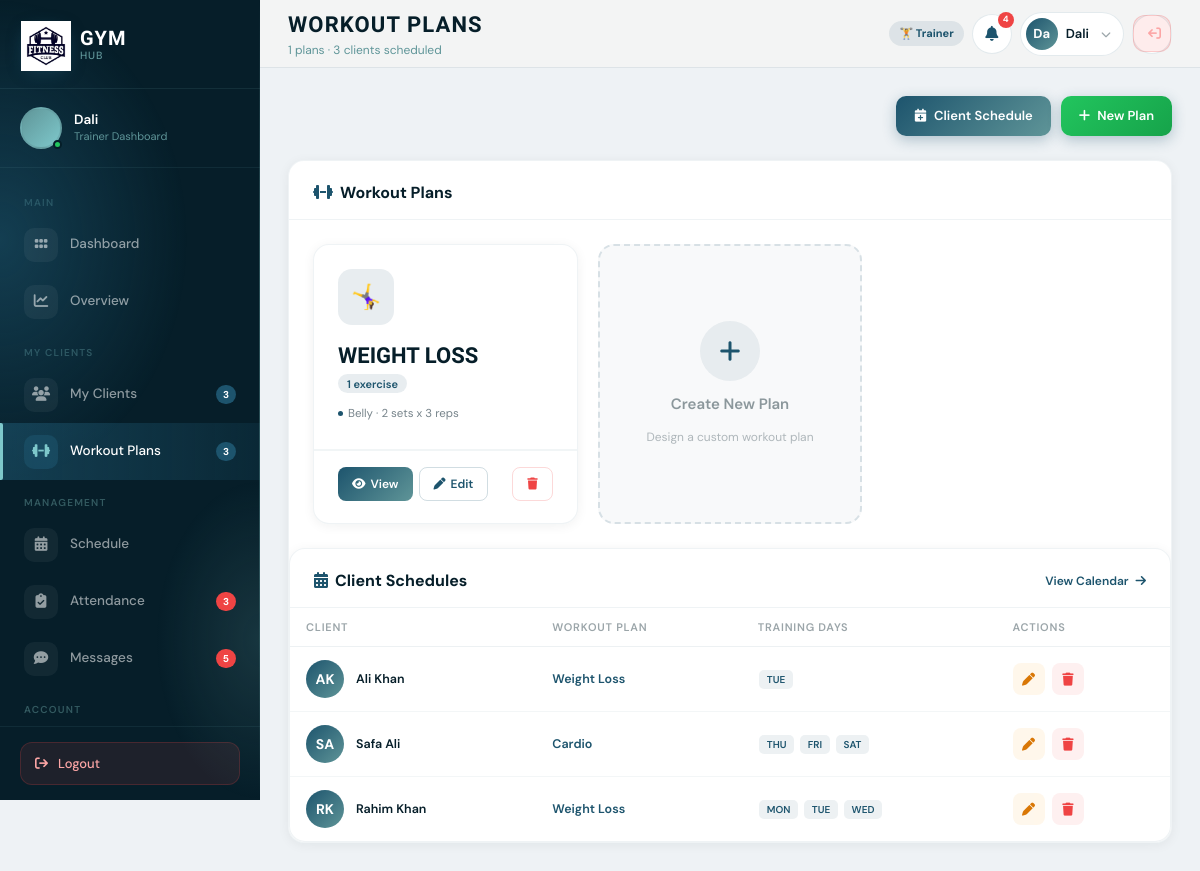
The app's page /workout-plan.php (signed in) with its own data.
### tables this page shows
CREATE TABLE `workout_plans` (
  `id` int NOT NULL,
  `plan_name` varchar(150) NOT NULL,
  `trainer_id` int DEFAULT NULL
);

CREATE TABLE `workouts` (
  `id` int NOT NULL,
  `plan_id` int NOT NULL,
  `workout_name` varchar(150) NOT NULL,
  `sets` int NOT NULL DEFAULT '3',
  `set_counter` int NOT NULL DEFAULT '0'
);

CREATE TABLE `client_schedules` (
  `id` int NOT NULL,
  `client_id` int NOT NULL,
  `plan_id` int NOT NULL,
  `MON` int DEFAULT '0',
  `TUE` int DEFAULT '0',
  `WED` int DEFAULT '0',
  `THU` int DEFAULT '0',
  `FRI` int DEFAULT '0',
  `SAT` int DEFAULT '0',
  `SUN` int DEFAULT '0'
);

### workout-plan.php (the view, shortened to what this page needs)
<?php
$database = require 'bootstrap.php';
$pdo = $database->pdo;
$userId    = $_SESSION['user_id'] ?? '';
$isTrainer = isTrainer();
$trainerId = null;
if ($isTrainer) {
    $trainerRow = $pdo->prepare("SELECT id FROM trainers WHERE user_id = ?");
    $trainerRow->execute([$userId]);
    $trainerId = $trainerRow->fetchColumn();
}
if ($isTrainer && $trainerId) {
    $stmt = $pdo->prepare("
        SELECT wp.*, COUNT(w.id) AS exercise_count
        FROM workout_plans wp
        LEFT JOIN workouts w ON w.plan_id = wp.id
        WHERE wp.trainer_id = ?
        GROUP BY wp.id
        ORDER BY wp.id DESC
    ");
    $stmt->execute([$trainerId]);
    $plans = $stmt->fetchAll(PDO::FETCH_ASSOC);
}
$allExercises = $pdo->query("SELECT * FROM workouts ORDER BY plan_id, id")->fetchAll(PDO::FETCH_ASSOC);
$exercisesByPlan = [];
foreach ($allExercises as $ex) {
    $exercisesByPlan[$ex['plan_id']][] = $ex;
}
if ($isTrainer && $trainerId) {
    $clients = $pdo->prepare("SELECT * FROM clients WHERE trainer_id = ? ORDER BY firstName");
    $clients->execute([$trainerId]);
    $clients = $clients->fetchAll(PDO::FETCH_ASSOC);
} else {
    $clients = $pdo->query("SELECT * FROM clients ORDER BY firstName")->fetchAll(PDO::FETCH_ASSOC);
}
$schedules = $pdo->query("
    SELECT cs.id, cs.MON, cs.TUE, cs.WED, cs.THU, cs.FRI, cs.SAT, cs.SUN, cs.client_id, cs.plan_id,
           CONCAT(c.firstName,' ',c.lastName) AS client_name,
           wp.plan_name
    FROM client_schedules cs
    JOIN clients c ON cs.client_id = c.id
    JOIN workout_plans wp ON cs.plan_id = wp.id
    GROUP BY cs.client_id
")->fetchAll(PDO::FETCH_ASSOC);
$scheduleByClient = [];
foreach ($schedules as $s) {
    $cid = $s['client_id'];
    $scheduleByClient[$cid]['name']      = $s['client_name'];
    $scheduleByClient[$cid]['plan_name'] = $s['plan_name'];
    $scheduleByClient[$cid]['plan_id']   = $s['plan_id'];
    $scheduleByClient[$cid]['ids'][]     = $s['id'];
    $days = [];
    $dayMap = ['MON', 'TUE', 'WED', 'THU', 'FRI', 'SAT', 'SUN'];
    foreach ($dayMap as $day) {
        if (!empty($s[$day])) {
            $days[] = $day;
        }
    }
    $scheduleByClient[$cid]['days'] = $days;
}
$planIcons = ['🤸‍♀', '💪', '🏃', '🧘', '⚡', '🔥', '🏋️', '🎯'];
$planBg = [
    'rgba(29,84,109,.1)',
    'rgba(34,197,94,.1)',
    'rgba(245,158,11,.1)',
    'rgba(139,92,246,.1)',
    'rgba(6,182,212,.1)',
    'rgba(236,72,153,.1)',
    'rgba(239,68,68,.1)',
    'rgba(20,184,166,.1)',
];
$planIconColour = [
    'var(--primary)',
    '#16a34a',
    '#d97706',
    '#7c3aed',
    '#0891b2',
    '#db2777',
    '#ef4444',
    '#0d9488',
];
?>
<!DOCTYPE html>
<html lang="en">
<head>
    <link href="https://cdn.jsdelivr.net/npm/bootstrap@5.0.2/dist/css/bootstrap.min.css" rel="stylesheet">
    <link rel="stylesheet" href="https://cdnjs.cloudflare.com/ajax/libs/font-awesome/6.4.0/css/all.min.css">
    <link rel="stylesheet" href="css/style.css">
</head>
<body>
    <?php include 'assets/sidebar.php'; ?>
    <header class="topbar">
        <div class="topbar-left">
            <div>
                <div class="topbar-title">Workout Plans</div>
                <div class="topbar-subtitle"><?= count($plans) ?> plans · <?= count($scheduleByClient) ?> clients scheduled</div>
            </div>
        </div>
        <div class="topbar-actions">
            <?php if ($logged_in): ?>
                <span style="font-size:1.1rem;font-weight:700;padding:.4rem 1rem;border-radius:10rem;
                  background:<?= $user_role === 'admin' ? 'rgba(139,92,246,.12)' : 'rgba(29,84,109,.1)' ?>;
                  color:<?= $user_role === 'admin' ? '#7c3aed' : 'var(--primary)' ?>">
                    <?= $user_role === 'admin' ? '⚙ Admin' : '🏋 Trainer' ?>
                </span>
                <button class="topbar-btn"><i class="fas fa-bell"></i><span class="topbar-notif">4</span></button>
                <div class="topbar-user">
                    <div class="user-avatar-sm"><?php echo substr($_SESSION['user_name'], 0, 2); ?></div><span class="user-name-sm"><?php echo htmlspecialchars($_SESSION['user_name']); ?></span><i class="fas fa-chevron-down"
                        style="font-size:1rem;color:rgba(6,30,41,.4);margin-left:.4rem"></i>
                </div>
                <div class="topbar-btn">
                    <button class="btn-logout" onclick="handleLogout()">
                        <i class="fas fa-arrow-right-from-bracket fa-flip-horizontal"></i>
                    </button>
                </div>
            <?php endif; ?>
        </div>
    </header>
    <main class="main-content">
        <div style="display:flex;align-items:center;justify-content: flex-end;margin-bottom:2.4rem">
            <div style="display:flex;gap:1rem">
                <button class="btn-add" onclick="openScheduleModal()">
                    <i class="fas fa-calendar-plus"></i>Client Schedule
                </button>
                <button class="btn-add" style="background:linear-gradient(135deg,#22c55e,#16a34a)" onclick="openAddPlanModal()">
                    <i class="fas fa-plus"></i>New Plan
                </button>
            </div>
        </div>
        <div class="section-card" style="margin-bottom:2rem">
            <div style="padding:2rem 2.4rem 1.4rem;border-bottom:1px solid rgba(29,84,109,.07)">
                <span style="font-size:1.6rem;font-weight:700;color:var(--dark)">
                    <i class="fas fa-dumbbell" style="color:var(--primary);margin-right:.7rem"></i>Workout Plans
                </span>
            </div>
            <?php if (empty($plans)): ?>
                <div class="empty-state">
                    <i class="fas fa-dumbbell"></i>
                    <p>No workout plans yet.<br>Click <strong>New Plan</strong> to create your first one.</p>
                </div>
            <?php else: ?>
                <div class="plans-grid" style="padding:2.4rem">
                    <?php foreach ($plans as $i => $plan):
                        $idx      = $i % count($planIcons);
                        $exList   = $exercisesByPlan[$plan['id']] ?? [];
                        $exCount  = count($exList);
                        $showMax  = 3;
                    ?>
                        <div class="plan-card">
                            <div class="plan-header">
                                <div class="plan-card-icon" style="background:<?= $planBg[$idx] ?>;color:<?= $planIconColour[$idx] ?>">
                                    <?= $planIcons[$idx] ?>
                                </div>
                                <div class="plan-name"><?= htmlspecialchars($plan['plan_name']) ?></div>
                                <span class="plan-tag" style="background:<?= $planBg[$idx] ?>;color:<?= $planIconColour[$idx] ?>">
                                    <?= $exCount ?> exercise<?= $exCount !== 1 ? 's' : '' ?>
                                </span>
                                <div style="margin-top:1rem">
                                    <div class="exercise-list">
                                        <?php foreach (array_slice($exList, 0, $showMax) as $ex): ?>
                                            <div class="plan-ex-chip"><span style="width:.5rem;height:.5rem;border-radius:50%;background:#1D546D;flex-shrink:0"></span>
                                                <?= htmlspecialchars($ex['workout_name']) ?> · <?= $ex['sets'] ?> sets x <?= $ex['set_counter'] ?> reps
                                            </div>
                                        <?php endforeach; ?>
                                    </div>
                                </div>
                            </div>
                            <div class="plan-divider"></div>
                            <div class="plan-footer" style="flex-wrap:wrap;gap:.6rem">
                                <button class="btn-sm btn-sm-primary" onclick="openViewPlanModal(<?= $plan['id'] ?>)">
                                    <i class="fas fa-eye"></i>View
                                </button>
                                <button class="btn-sm btn-sm-outline" onclick="openEditPlanModal(<?= $plan['id'] ?>)">
                                    <i class="fas fa-pen"></i>Edit
                                </button>
                                <button class="btn-sm btn-sm-outline ms-auto"
                                    style="border-color:rgba(239,68,68,.2);color:#ef4444"
                                    onclick="openDeletePlanModal(<?= $plan['id'] ?>, '<?= htmlspecialchars($plan['plan_name'], ENT_QUOTES) ?>')">
                                    <i class="fas fa-trash"></i>
                                </button>
                            </div>
                        </div>
                    <?php endforeach; ?>
                    <div class="add-plan-card" onclick="openAddPlanModal()">
                        <div class="add-icon"><i class="fas fa-plus"></i></div>
                        <div class="add-label">Create New Plan</div>
                        <div style="font-size:1.2rem;color:rgba(6,30,41,.3)">Design a custom workout plan</div>
                    </div>
                </div>
            <?php endif; ?>
            <div class="section-card">
                <div style="padding:2rem 2.4rem 1.4rem;border-bottom:1px solid rgba(29,84,109,.07);display:flex;align-items:center;justify-content:space-between">
                    <span style="font-size:1.6rem;font-weight:700;color:var(--dark)">
                        <i class="fas fa-calendar-days" style="color:var(--primary);margin-right:.7rem"></i>Client Schedules
                    </span>
                    <a href="schedule.php" style="font-size:1.2rem;font-weight:600;color:var(--primary);text-decoration:none">
                        View Calendar <i class="fas fa-arrow-right" style="margin-left:.4rem"></i>
                    </a>
                </div>
                <?php if (empty($scheduleByClient)): ?>
                    <div class="empty-state">
                        <i class="fas fa-calendar-days"></i>
                        <p>No client schedules yet.<br>Click <strong>Client Schedule</strong> to get started.</p>
                    </div>
                <?php else: ?>
                    <div style="overflow-x:auto">
                        <table class="sched-table">
                            <thead>
                                <tr>
                                    <th>Client</th>
                                    <th>Workout Plan</th>
                                    <th>Training Days</th>
                                    <th>Actions</th>
                                </tr>
                            </thead>
                            <tbody>
                                <?php foreach ($scheduleByClient as $cid => $sched):
                                    $initials = strtoupper(substr($sched['name'], 0, 1));
                                    $parts    = explode(' ', $sched['name']);
                                    if (isset($parts[1])) $initials .= strtoupper(substr($parts[1], 0, 1));
                                ?>
                                    <tr>
                                        <td>
                                            <div style="display:flex;align-items:center;gap:1.2rem">
                                                <div class="client-av" style="background:linear-gradient(135deg,#1D546D,#5F9598)"><?= $initials ?></div>
                                                <span style="font-weight:600"><?= htmlspecialchars($sched['name']) ?></span>
                                            </div>
                                        </td>
                                        <td>
                                            <span style="font-weight:600;color:var(--primary)"><?= htmlspecialchars($sched['plan_name']) ?></span>
                                        </td>
                                        <td>
                                            <?php foreach ($sched['days'] as $day): ?>
                                                <span class="day-badge"><?= $day ?></span>
                                            <?php endforeach; ?>
                                        </td>
                                        <td>
                                            <button class="action-btn edit" title="Edit"
                                                onclick="openScheduleModal(<?= $sched['plan_id'] ?>, <?= $cid ?>, '<?= htmlspecialchars($sched['name'], ENT_QUOTES) ?>', <?= json_encode($sched['days']) ?>)">
                                                <i class="fas fa-pen"></i>
                                            </button>
                                            <button class="action-btn del" title="Remove"
                                                onclick="openDeleteScheduleModal(<?= $cid ?>, '<?= htmlspecialchars($sched['name'], ENT_QUOTES) ?>')">
                                                <i class="fas fa-trash"></i>
                                            </button>
                                        </td>
                                    </tr>
                                <?php endforeach; ?>
                            </tbody>
                        </table>
                    </div>
                <?php endif; ?>
            </div>
        </div>
    </main>
</body>
</html>

### workout-plan.php (style rules this page uses)
.plan-card-icon { width: 5.6rem; height: 5.6rem; border-radius: 1.4rem; display: flex; align-items: center; justify-content: center; font-size: 2.4rem; margin-bottom: 1.4rem; }
.plan-ex-chip { display: inline-flex; align-items: center; gap: .5rem; font-size: 1.15rem; color: rgba(6, 30, 41, .55); padding: .3rem 0; }
.sched-table { width: 100%; border-collapse: collapse; }
.sched-table th { padding: 1.1rem 1.6rem; font-size: 1.1rem; font-weight: 600; text-transform: uppercase; letter-spacing: .07em; color: rgba(6, 30, 41, .4); border-bottom: 1px solid rgba(29, 84, 109, .08); text-align: left; }
.sched-table td { padding: 1.3rem 1.6rem; border-bottom: 1px solid rgba(29, 84, 109, .05); font-size: 1.25rem; vertical-align: middle; }
.sched-table tr:last-child td { border-bottom: none; }
.day-badge { display: inline-block; padding: .2rem .75rem; border-radius: .5rem; font-size: 1rem; font-weight: 600; background: rgba(29, 84, 109, .08); color: var(--primary); margin: .15rem; }

### records on screen
workout_plans: idx "🤸‍♀", plan_name "WEIGHT LOSS", id "1"
workouts: workout_name "Belly", sets "2", set_counter "3"
client_schedules: initials "AK", name "Ali Khan", plan.plan_name "Weight Loss", day "TUE"
client_schedules: initials "SA", name "Safa Ali", plan.plan_name "Cardio", day "THU", day "FRI", day "SAT"
client_schedules: initials "RK", name "Rahim Khan", plan.plan_name "Weight Loss", day "MON", day "TUE", day "WED"

### other values on screen
$user_name "Dali"
$totalClients "3"
$totalPlans "3"
count($plans) "1"
count($scheduleByClient) "3"
substr($_SESSION['user_name'], 0, 2) "Da"
$_SESSION['user_name'] "Dali"
